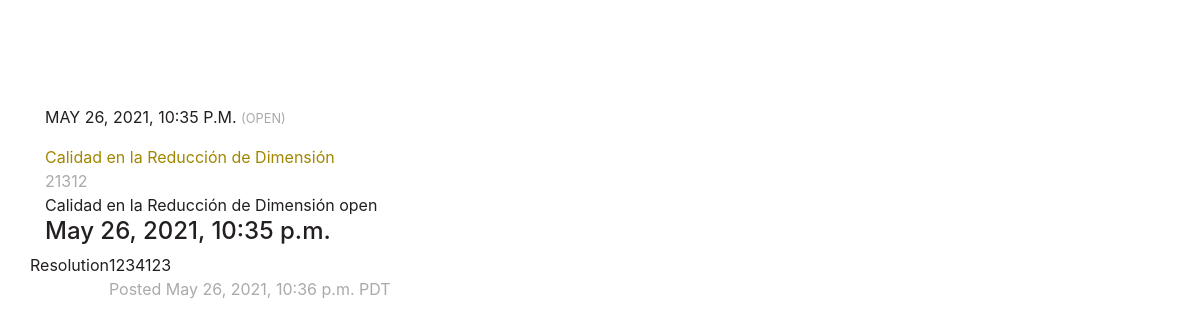
The page /incidencia/1 on the database its author committed.
### app/models.py (models this page shows, shortened)
class Incident(models.Model):
    STATUS = (
       ('open', ('open')),
       ('close', ('close')),
    )
    title = models.CharField(max_length=64)
    description = models.CharField(max_length=564)
    status=models.CharField(max_length=9, choices=STATUS,default='open')
    start_date=models.DateTimeField()
    end_date=models.DateTimeField(blank=True,null=True)
    def __str__(self):
       return '{} {}'.format(self.title, self.status)

class Updates(models.Model):
    TYPES = (
       ('Resolution', ('Resolution')),
       ('Update', ('Update')),
       ('Investigation', ('Investigation')),
    )
    incident = models.ForeignKey(Incident, related_name="update", on_delete=models.CASCADE)
    content=models.CharField(max_length=564)
    date=models.DateTimeField()
    type=models.CharField(max_length=25, choices=TYPES)

### app/views.py (the view)
# urls.py: url('incidencia/(?P<id_inc>\d+)',show_updates,name='update')
@require_http_methods(["GET"])
def show_updates(request,id_inc):
    a=Incident.objects.get(id=id_inc)
    context={'incident':Incident.objects.get(id=id_inc)}
    return render(request, 'update.html', context)

### app/template/update.html (shortened to what this page needs)
{% extends "base.html" %}
{% block body %}
<div class="container">
    <div class="row ">
      <div class="col-12  py-3 bg-gray">
        <div class="incidents-count d-flex flex-wrap text-uppercase flex-one text-center">
          <div class="flex-one text-center" id="page_status_bar">
          {{incident.start_date}}
          <small>({{incident.status}})</small></div>
        </div>
      </div>
    </div>
    <div class="page-title">
      <div class="color-primary incident-name impact-minor">{{incident.title}}</div>
        <div class="font-largest color-secondary subheader ">
          {{incident.description}}
        </div>
    </div>
    {{incident}}
        <div class="month">
        <h4 class="month-title font-largest border-color">
            {{incident.start_date}}
        </h4>
    {% for u in incident.update.all %}
    <div class="incident-updates-container">
        <div class="row update-row">
          <div class="update-title span3 font-large">
            {{u.type}}
          </div>
          <div class="update-container span9">
            <div class="update-body font-regular">
              {{u.content}}
            </div>
            <div class="update-timestamp font-small color-secondary">
              Posted {{u.date}} PDT
            </div>
          </div>
        </div>
         {% endfor %}
</div>
{% endblock %}

### app/template/base.html (shortened to what this page needs)
<html lang="en"><head>
    <link rel="stylesheet" media="screen" href="https://dka575ofm4ao0.cloudfront.net/packs/0.b3ecf53b82c4b0f679f9.css">
    <link rel="stylesheet" media="all" href="https://dka575ofm4ao0.cloudfront.net/assets/status/status_manifest-0a64868f4f9bb5640c3cfe0ed6b6624683092f36b54efd4f299c18453d9549a1.css">
        <link rel="stylesheet" type="text/css" href="//dka575ofm4ao0.cloudfront.net/page_display_customizations-custom_css_externals/9026/external20201105-31-1mqp9a1.css">
  </head>
  <body class="status incident status-maintenance ie" data-breakpoint-reached="false" data-new-gr-c-s-check-loaded="8.874.0" data-gr-ext-installed="" style="padding-top: 88.5833px;">
<div class="layout-content status status-incident">
    <div class="custom-header-container">
    <link rel="stylesheet" href="https://stackpath.bootstrapcdn.com/bootstrap/4.1.3/css/bootstrap.min.css">
{% block body %}
{% endblock %}
</body></html>

### app/template/base.html (style rules this page uses)
body, .layout-content.status.status-api .section .example-container .example-opener .color-secondary, .grouped-items-selector, .layout-content.status.status-full-history .history-nav a.current, div[id^="subscribe-modal"] .modal-footer, div[id^="subscribe-modal"], #uptime-tooltip .tooltip-box { background-color:#FFFFFF; }
body.status, .color-primary, .color-primary:hover, .layout-content.status-index .status-day .update-title.impact-none a, .layout-content.status-index .status-day .update-title.impact-none a:hover, .layout-content.status-index .timeframes-container .timeframe.active, .layout-content.status-full-history .month .incident-container .impact-none, .layout-content.status.status-index .incidents-list .incident-title.impact-none a, .incident-history .impact-none, .layout-content.status .grouped-items-selector.inline .grouped-item.active, .layout-content.status.status-full-history .history-nav a.current, .layout-content.status.status-full-history .history-nav a:not(.current):hover, div[id^="subscribe-modal"] .modal-header .close, .grouped-item-label, #uptime-tooltip .tooltip-box .tooltip-content .related-events .related-event a.related-event-link { color:#231F20; }
small, .layout-content.status .table-row .date, .color-secondary, .layout-content.status .grouped-items-selector.inline .grouped-item, .layout-content.status.status-full-history .history-footer .pagination a.disabled, .layout-content.status.status-full-history .history-nav a, #uptime-tooltip .tooltip-box .tooltip-content .related-events #related-event-header { color:#AAAAAA; }
body.status .layout-content.status .border-color, hr, .tooltip-base, .markdown-display table, div[id^="subscribe-modal"], #uptime-tooltip .tooltip-box { border-color:#E0E0E0; }
.layout-content.status-index .components-statuses .component-container.status-yellow:after, .layout-content.status-full-history .month .incident-container .impact-minor, .layout-content.status-incident .incident-name.impact-minor, .layout-content.status.status-index .incidents-list .incident-title.impact-minor a, .status-yellow .icon-indicator, .incident-history .impact-minor, .components-container .component-inner-container.status-yellow .component-status, .components-container .component-inner-container.status-yellow .icon-indicator, .layout-content.status.manage-subscriptions .confirmation-infobox .fa { color:#A18700; }

### rows shown on the page
Incident: start_date "MAY 26, 2021, 10:35 P.M.", status "OPEN", title "Calidad en la Reducción de Dimensión", description "21312", title+status "Calidad en la Reducción de Dimensión open", start_date "May 26, 2021, 10:35 p.m."
Updates: type "Resolution", content "1234123", date "May 26, 2021, 10:36 p.m."
